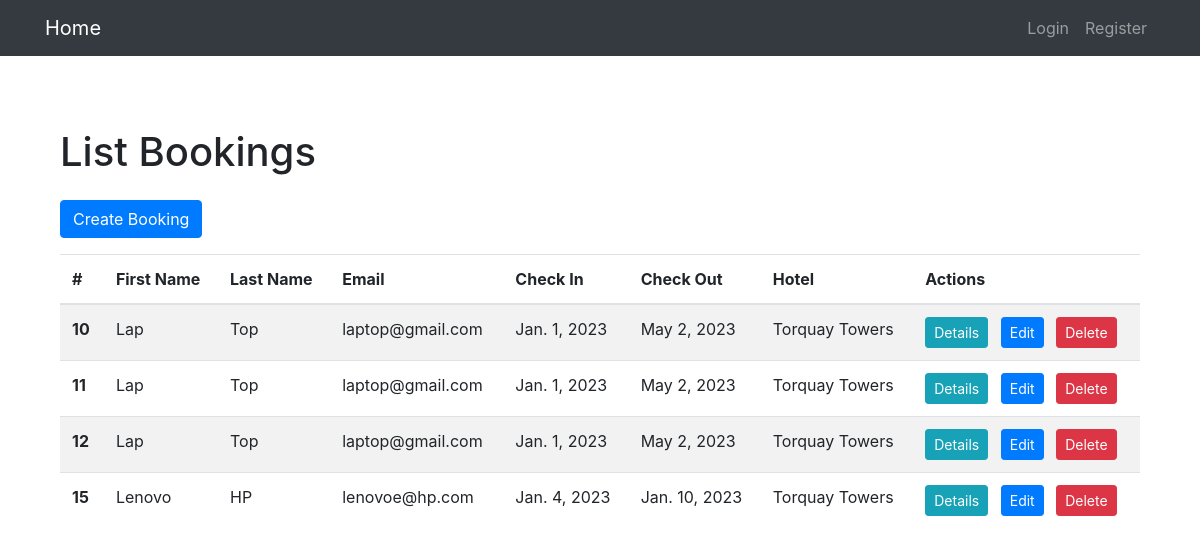
Page /bookinglist on the committed database.
### visitors/models.py (models this page shows)
class Booking(models.Model):
    first_name = models.CharField(max_length=100)
    last_name = models.CharField(max_length=100, null=True)
    email = models.EmailField()
    check_in = models.DateField()
    check_out = models.DateField()
    hotel = models.ForeignKey(Hotel, on_delete=models.CASCADE, null=True)

class Hotel(models.Model):
    name = models.CharField(max_length=200)
    address = models.CharField(max_length=200, null=True)
    def __str__(self):
        return self.name
    class Meta:
        verbose_name_plural = 'Hotels'

### visitors/views.py (the view)
# urls.py: path('bookinglist', views.booking_list, name='booking_list'),
def booking_list(request):
    bookings = Booking.objects.all()
    return render(request, 'booking_list.html', {'bookings': bookings})

### staff/templates/booking_list.html (shortened to what this page needs)
{% extends 'base.html' %}
{% block content %}
  <div class="container my-5">
    <h1 class="mb-4">List Bookings</h1>
    <a href="{% url 'staff:booking_create' %}" class="btn btn-primary mb-3">Create Booking</a>
    {% if bookings %}
      <table class="table table-striped">
        <thead>
          <tr>
            <th scope="col">#</th>
            <th scope="col">First Name</th>
            <th scope="col">Last Name</th>
            <th scope="col">Email</th>
            <th scope="col">Check In</th>
            <th scope="col">Check Out</th>
            <th scope="col">Hotel</th>
            <th scope="col">Actions</th>
          </tr>
        </thead>
        <tbody>
          {% for booking in bookings %}
            <tr>
              <th scope="row">{{ booking.id }}</th>
              <td>{{ booking.first_name }}</td>
              <td>{{ booking.last_name }}</td>
              <td>{{ booking.email }}</td>
              <td>{{ booking.check_in }}</td>
              <td>{{ booking.check_out }}</td>
              <td>{{ booking.hotel }}</td>
              <td>
                <a href="{% url 'visitors:booking_detail' booking.pk %}" class="btn btn-sm btn-info mr-2">Details</a>
                <a href="{% url 'visitors:booking_update' booking.pk %}" class="btn btn-sm btn-primary mr-2">Edit</a>
                <form action="{% url 'visitors:booking_delete' booking.pk %}" method="post" class="d-inline">
                  <button type="submit" class="btn btn-sm btn-danger">Delete</button>
                </form>
              </td>
            </tr>
          {% endfor %}
        </tbody>
      </table>
    {% else %}
      <p>No bookings yet.</p>
    {% endif %}
  </div>
{% endblock %}

### rows in the picture
Booking: id "10", first_name "Lap", last_name "Top", email "laptop@gmail.com", check_in "Jan. 1, 2023", check_out "May 2, 2023", hotel "Torquay Towers"
Booking: id "11", first_name "Lap", last_name "Top", email "laptop@gmail.com", check_in "Jan. 1, 2023", check_out "May 2, 2023", hotel "Torquay Towers"
Booking: id "12", first_name "Lap", last_name "Top", email "laptop@gmail.com", check_in "Jan. 1, 2023", check_out "May 2, 2023", hotel "Torquay Towers"
Booking: id "15", first_name "Lenovo", last_name "HP", email "lenovoe@hp.com", check_in "Jan. 4, 2023", check_out "Jan. 10, 2023", hotel "Torquay Towers"
